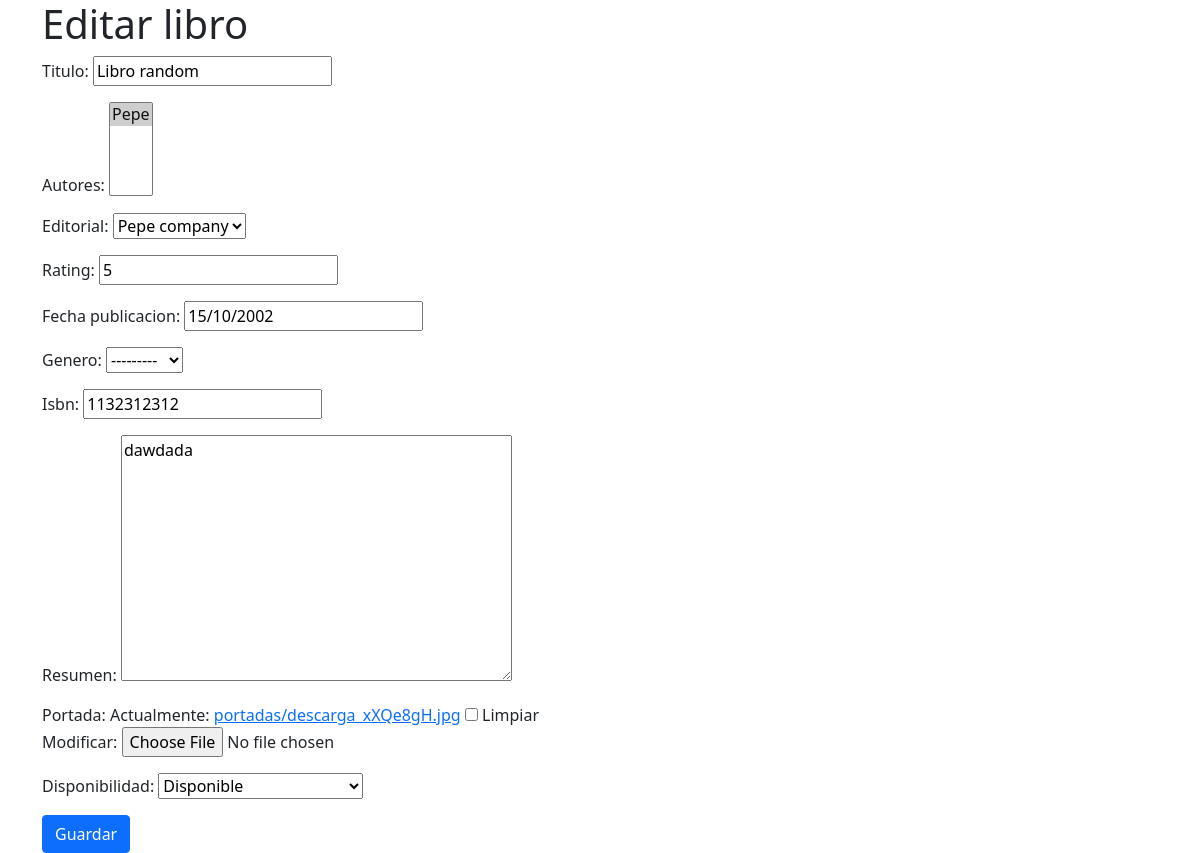
/edit/9/ (signed in), run on an earlier commit of the app's database.
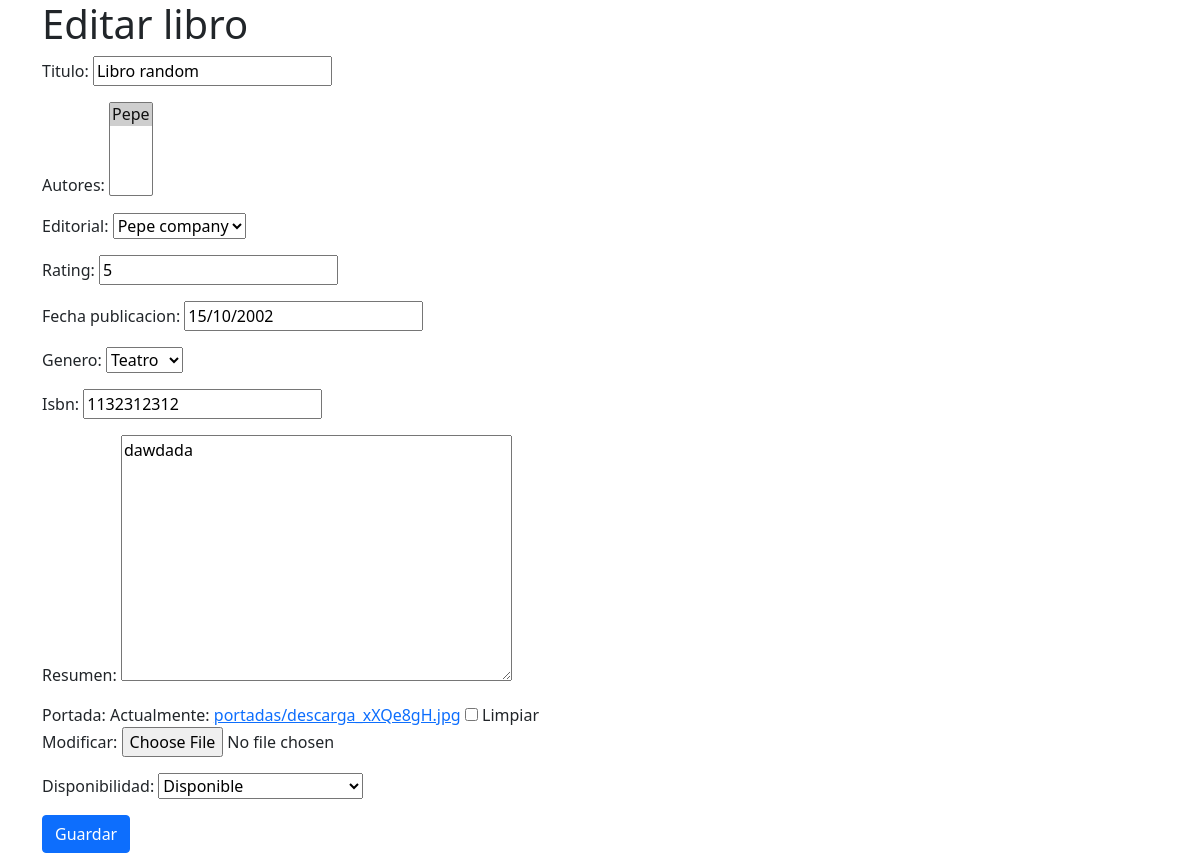
And on a later commit of the database.
### biblioteca/models.py (models this page shows, shortened)
class Libro(models.Model):
    titulo = models.CharField(max_length=100)
    autores = models.ManyToManyField(Autor)
    editorial = models.ForeignKey(Editorial, on_delete=models.CASCADE)
    rating = models.PositiveIntegerField(validators=[MaxValueValidator(5)])
    fecha_publicacion = models.DateField()
    GENEROS = (
        ('Novela', 'Novela'),
        ('Cuento', 'Cuento'),
        ('Poesia', 'Poesia'),
        ('Teatro', 'Teatro'),
        ('Otros', 'Otros'),
    )
    genero = models.CharField(max_length=10, choices=GENEROS)
    isbn = models.IntegerField(max_length=13)
    resumen = models.TextField()
    portada = models.ImageField(upload_to='portadas/', null=True, blank=True) #Necesita Pillow
    DISPONIBILIDAD = (
        ('D', 'Disponible'),
        ('P', 'Prestado'),
        ('E', 'En proceso de prestamo'),
    )
    disponibilidad = models.CharField(max_length=1, choices=DISPONIBILIDAD)
    created_at = models.DateTimeField(auto_now_add=True)
    updated_at = models.DateTimeField(auto_now=True)

### biblioteca/views.py (the view)
# urls.py: path('edit/<int:pk>/', LibroUpdateView.as_view(), name='libro_edit'),
class LibroUpdateView(LoginRequiredMixin, UpdateView):
    model = Libro
    fields = ['titulo', 'autores', 'editorial', 'rating', 'fecha_publicacion', 'genero', 'isbn', 'resumen', 'portada', 'disponibilidad']
    template_name = 'biblioteca/libro_edit.html'
    success_url = reverse_lazy('libro_list')

### biblioteca/models.py (called while the page is built)
    def __str__(self):
        return self.nombre

    def __str__(self):
        return self.nombre

### biblioteca/templates/biblioteca/libro_edit.html (shortened to what this page needs)
<!DOCTYPE html>
<html lang="es">
    <head>
        <link rel="stylesheet" href="https://stackpath.bootstrapcdn.com/bootstrap/5.0.0-alpha1/css/bootstrap.min.css">
    </head>
    <body>
        <div class="container">
            <div class="row">
                <div class="col">
                    <h1>Editar libro</h1>
                    <form action="{% url 'libro_edit' pk=libro.pk %}" enctype="multipart/form-data" method="post">
                        {{ form.as_p }}
                        <button type="submit" class="btn btn-primary">Guardar</button>
                    </form>
                </div>
            </div>
        </div>
    </body>
</html>

What changed in the data, as far as the page shows it:
changed Libro "Libro random": genero "---------" → "Teatro"
